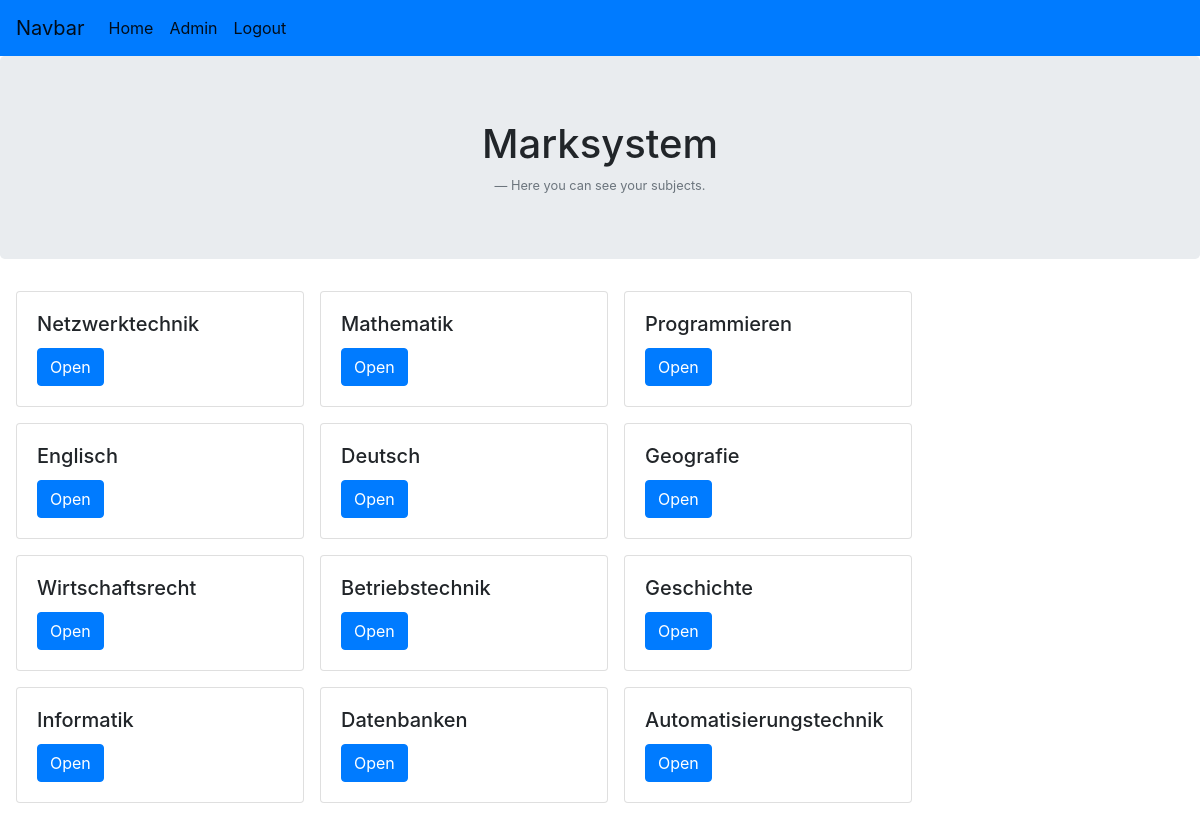
Screenshot of /startseite_schueler/ (signed in) with the database file from the repository.
### noten/models.py (models this page shows, shortened)
class Unterricht(models.Model):
    Subject = models.ForeignKey(Subject, on_delete=models.CASCADE)
    Teacher = models.ForeignKey(User, on_delete=models.CASCADE)
    Klasse = models.ForeignKey(Klasse, on_delete=models.CASCADE)
    class Meta:
        verbose_name_plural = "Unterrichte"

class Subject(models.Model):
    subject_name = models.CharField(default="", max_length=150)

### noten/views.py (the view)
# urls.py: path('startseite_schueler/', views.startseite_schueler, name='startseite_schueler'),
@login_required
def startseite_schueler(request):
    subjects = Unterricht.objects.filter(Klasse__student__user = request.user)
    return render(request, 'noten/startseite_schueler.html', {'latest_subject_list' : subjects})

### noten/templates/noten/startseite_schueler.html (shortened to what this page needs)
<!DOCTYPE html>
<html lang="en">
<head>
    {% load static %}
    <link href="https://stackpath.bootstrapcdn.com/bootstrap/4.2.1/css/bootstrap.min.css"
 rel="stylesheet">
</head>
<body>
<nav class="navbar navbar-expand-lg navbar-light bg-primary">
    <a class="navbar-brand" href="">Navbar</a>
    <div class="collapse navbar-collapse" id="navbarNav">
        <ul class="navbar-nav">
            <li class="nav-item active">
                <a class="nav-link" href="{% url 'noten:startseite_schueler' %}">Home</a>
            </li>
            <li class="nav-item active">
                <a class="nav-link" href="/admin">Admin</a>
            </li>
            <li class="nav-item active">
                <a class="nav-link" href="/logout">Logout</a>
            </li>
        </ul>
    </div>
</nav>
<div class="jumbotron text-center">
    <h1>Marksystem</h1>
    <footer class="blockquote-footer">Here you can see your subjects.</footer>
</div>
{% if latest_subject_list %}
<div class="row ml-3">
    {% for subject in latest_subject_list %}
    <div class="card mr-3 mb-3" style="width: 18rem;">
        <div class="card-body">
            <h5 class="card-title">{{ subject.Subject.subject_name }}</h5>
            <a class="btn btn-primary" href="{% url 'noten:detailseite_schueler' subject.id %}">Open</a>
        </div>
    </div>
    {% endfor %}
</div>
{% else %}
<p>No subjects are available.</p>
{% endif %}
</body>
</html>

### noten/templates/noten/startseite_schueler.html (style rules this page uses)
html, body { overflow-x: hidden; height: 100%; }

### rows the page displays
Unterricht: Subject.subject_name "Netzwerktechnik"
Unterricht: Subject.subject_name "Mathematik"
Unterricht: Subject.subject_name "Programmieren"
Unterricht: Subject.subject_name "Englisch"
Unterricht: Subject.subject_name "Deutsch"
Unterricht: Subject.subject_name "Geografie"
Unterricht: Subject.subject_name "Wirtschaftsrecht"
Unterricht: Subject.subject_name "Betriebstechnik"
Unterricht: Subject.subject_name "Geschichte"
Unterricht: Subject.subject_name "Informatik"
Unterricht: Subject.subject_name "Datenbanken"
Unterricht: Subject.subject_name "Automatisierungstechnik"
